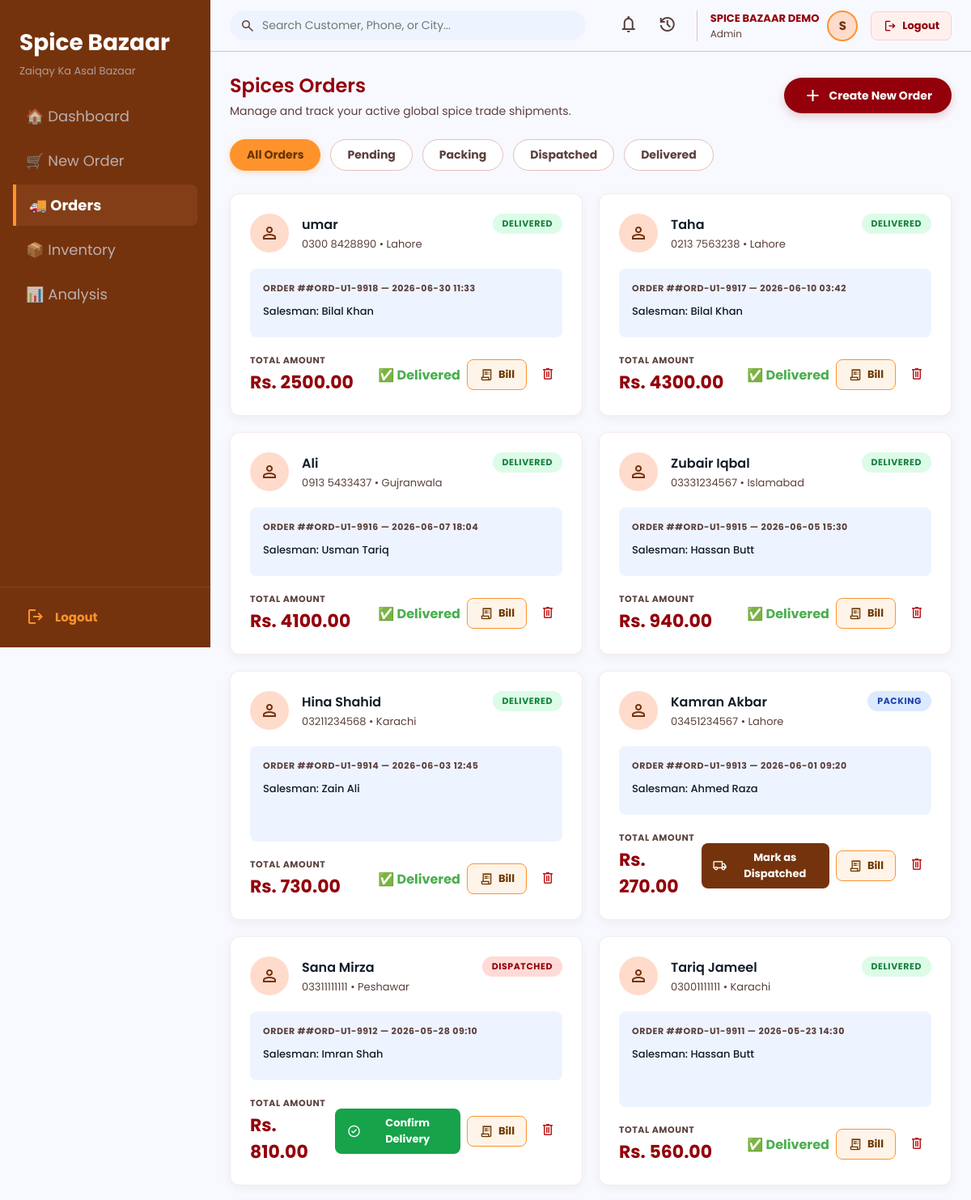
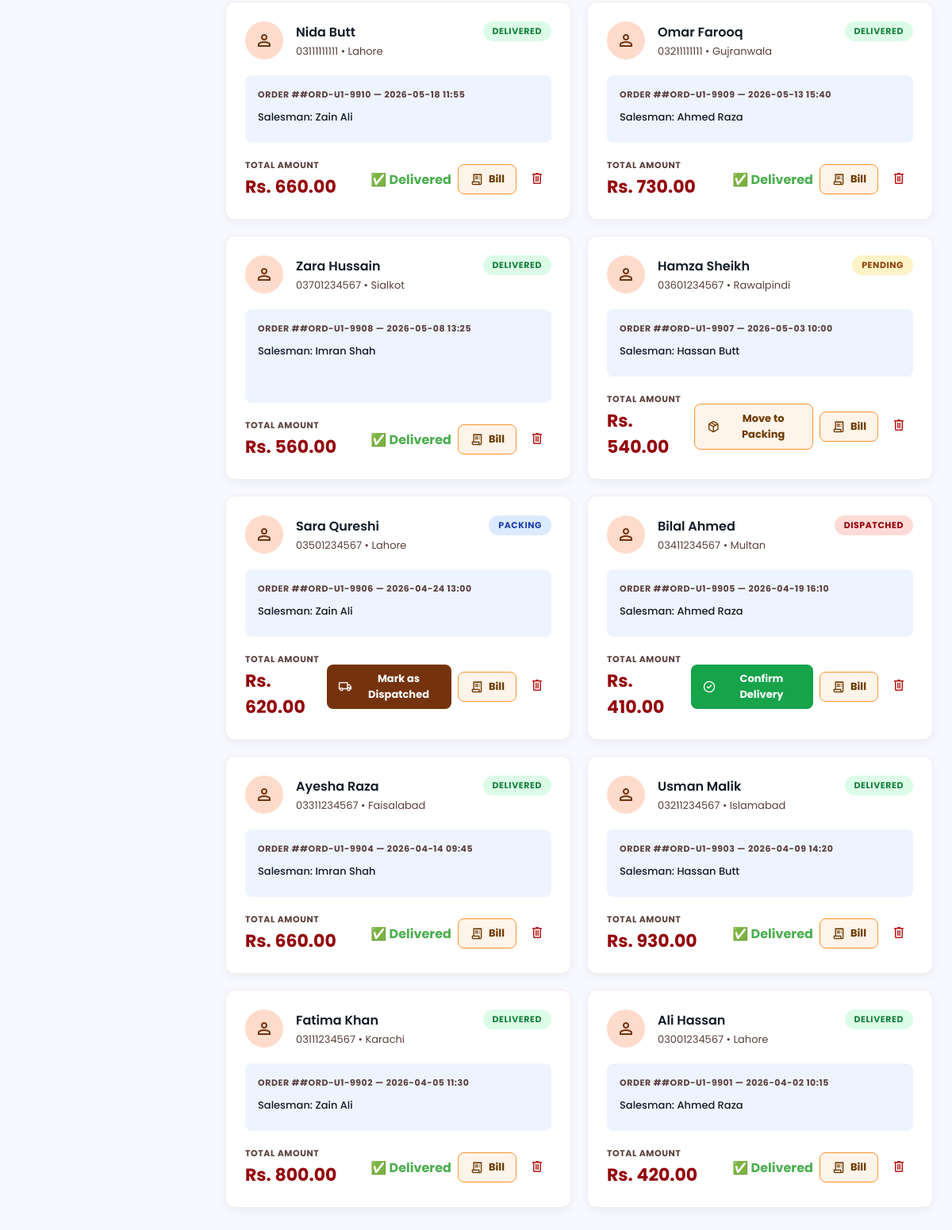
/orders (signed in), run on the app's committed database (2 pictures, top to bottom).
### tables this page shows
CREATE TABLE orders (
            id INTEGER PRIMARY KEY AUTOINCREMENT,
            user_id INTEGER NOT NULL,
            order_number TEXT UNIQUE,
            customer_name TEXT,
            phone TEXT,
            city TEXT,
            salesman TEXT,
            total_amount REAL DEFAULT 0,
            status TEXT DEFAULT 'Pending',
            created_at TEXT DEFAULT CURRENT_TIMESTAMP,
            FOREIGN KEY(user_id) REFERENCES users(id)
        );

### app.py (the view)
@app.route("/orders")
@login_required
def orders():
    conn = get_db()
    user_id = current_user_id()
    raw_orders = conn.execute(
        "SELECT * FROM orders WHERE user_id=? ORDER BY id DESC", (user_id,)
    ).fetchall()
    order_list = []
    for row in raw_orders:
        order = dict(row)
        order['display_time'] = order['created_at'][:16] if order.get('created_at') else ''
        order_list.append(order)
    conn.close()
    return render_template("order.html", orders=order_list)

### app.py (called while the page is built)
def get_db():
    conn = sqlite3.connect(DB_PATH)
    conn.row_factory = sqlite3.Row
    return conn

def login_required(route_function):
    @wraps(route_function)
    def wrapper(*args, **kwargs):
        if 'user_id' not in session:
            flash('Please login to access Spice Bazaar.', 'error')
            return redirect(url_for('login'))
        return route_function(*args, **kwargs)
    return wrapper

def current_user_id():
    return session['user_id']

### templates/order.html (shortened to what this page needs)
<!DOCTYPE html>
<html lang="en">
<head>
</head>
<body>
  <aside class="sidebar">
    <div class="sidebar-logo">
      <h1>Spice Bazaar</h1>
      <p>Zaiqay Ka Asal Bazaar</p>
    </div>
    <nav>
      <a href="{{ url_for('dashboard') }}" class="nav-link">
        🏠 Dashboard
      </a>
      <a href="{{ url_for('new_order') }}" class="nav-link">
        🛒 New Order
      </a>
      <a href="{{ url_for('orders') }}" class="nav-link active">
        🚚 Orders
      </a>
      <a href="{{ url_for('inventory') }}" class="nav-link">
        📦 Inventory
      </a>
      <a href="{{ url_for('analysis') }}" class="nav-link">
        📊 Analysis
      </a>
    </nav>
        <div class="sidebar-bottom">
        <a href="/logout" class="sidebar-bottom-link" style="color:#fe932c;font-weight:700;">
            <span class="material-symbols-outlined">logout</span> Logout
        </a>
    </div>
  </aside>
  <header class="topbar">
    <div class="search-box">
      <span class="material-symbols-outlined">search</span>
      <input type="text" id="order-search" placeholder="Search Customer, Phone, or City..." oninput="filterOrders()" />
    </div>
    <div class="topbar-right">
      <button class="icon-btn"><span class="material-symbols-outlined">notifications</span></button>
      <button class="icon-btn"><span class="material-symbols-outlined">history</span></button>
      <div style="display:flex;align-items:center;gap:10px;padding-left:16px;border-left:1px solid #e4beb9;margin-left:8px;">
        <div><div style="font-size:13px;font-weight:700;color:#93000b;text-transform:uppercase;">{{ session.get('full_name','Admin') }}</div>
        <div style="font-size:12px;color:#5b403d;">{{ session.get('role','Admin') }}</div></div>
        <div style="width:38px;height:38px;border-radius:50%;background-color:#ffdbcc;border:2px solid #fe932c;display:flex;align-items:center;justify-content:center;font-weight:700;color:#75330d;font-size:15px;">{{ session.get('full_name','A')[:1].upper() }}</div>
      </div>
      <a href="{{ url_for('logout') }}" style="display:flex;align-items:center;gap:6px;padding:7px 14px;background:#fff0ee;border:1.5px solid #ffcdd2;border-radius:8px;color:#93000b;font-size:13px;font-weight:700;text-decoration:none;margin-left:8px;">
        <span class="material-symbols-outlined" style="font-size:18px;">logout</span> Logout
      </a>
    </div>
  </header>
  <main class="main">
    <div class="page-header">
      <div>
        <h2> Spices Orders</h2>
        <p>Manage and track your active global spice trade shipments.</p>
      </div>
      <a href="{{ url_for('new_order') }}" class="new-order-btn" style="text-decoration:none;">
        <span class="material-symbols-outlined">add</span>
        Create New Order
      </a>
    </div>
    <div class="filter-chips">
      <button class="chip active">All Orders</button>
      <button class="chip">Pending</button>
      <button class="chip">Packing</button>
      <button class="chip">Dispatched</button>
      <button class="chip">Delivered</button>
    </div>
    <div class="orders-grid">
      {% for o in orders %}
      <div class="order-card" data-name="{{ o.customer_name|lower }}" data-phone="{{ o.phone }}" data-city="{{ o.city|lower }}" data-status="{{ o.status|lower }}">
        <div class="card-top">
          <div class="customer-info">
            <div class="customer-icon orange">
              <span class="material-symbols-outlined">person</span>
            </div>
            <div>
              <div class="customer-name">{{ o.customer_name }}</div>
              <div class="customer-contact">{{ o.phone }} • {{ o.city }}</div>
            </div>
          </div>
          <span class="status-badge status-{{ o.status.lower() }}">{{ o.status }}</span>
        </div>
        <div class="items-box">
          <div class="items-label">Order #{{ o.order_number }} — {{ o.display_time[:16] if o.display_time else "" }}</div>
          {% if o.salesman %}
          <div class="item-row"><span>Salesman: {{ o.salesman }}</span></div>
          {% endif %}
        </div>
        <div class="card-bottom">
          <div>
            <div class="total-label">Total Amount</div>
            <div class="total-amount">Rs. {{ "%.2f"|format(o.total_amount) }}</div>
          </div>
          <div class="card-actions">
            {% if o.status == "Pending" %}
            <form method="POST" action="/orders/update-status" style="display:inline;">
              <button type="submit" class="btn-orange">
                <span class="material-symbols-outlined" style="font-size:18px;">package_2</span>
                Move to Packing
              </button>
            </form>
            {% elif o.status == "Packing" %}
            <form method="POST" action="/orders/update-status" style="display:inline;">
              <button type="submit" class="btn-brown">
                <span class="material-symbols-outlined" style="font-size:18px;">local_shipping</span>
                Mark as Dispatched
              </button>
            </form>
            {% elif o.status == "Dispatched" %}
            <form method="POST" action="/orders/update-status" style="display:inline;">
              <button type="submit" class="btn-green">
                <span class="material-symbols-outlined" style="font-size:18px;">check_circle</span>
                Confirm Delivery
              </button>
            </form>
            {% else %}
            <span style="color:#4caf50;font-weight:bold;">✅ Delivered</span>
            {% endif %}
            <a href="/orders/bill/{{ o.id }}" class="btn-orange" style="text-decoration:none;" title="View Bill" target="_blank">
              <span class="material-symbols-outlined" style="font-size:18px;">receipt_long</span>
              Bill
            </a>
            <form method="POST" action="/orders/delete" style="display:inline;" onsubmit="return confirm('Delete order #{{ o.order_number }}? This cannot be undone.');">
              <button type="submit" class="btn-delete" title="Delete Order">
                <span class="material-symbols-outlined" style="font-size:20px;">delete</span>
              </button>
            </form>
          </div>
        </div>
      </div>
      {% else %}
      <div style="grid-column:1/-1;text-align:center;padding:60px;color:#999;">
        <p style="font-size:40px;margin-bottom:12px;">📦</p>
        <p>No orders yet. <a href="{{ url_for('new_order') }}" style="color:#93000b;font-weight:bold;">Create one →</a></p>
      </div>
      {% endfor %}
    </div>
  </main>
</body>
</html>

### data on the page
orders: customer_name "umar", phone "0300 8428890", city "Lahore", status "DELIVERED", order_number "#ORD-U1-9918", created_at "2026-06-30 11:33", salesman "Bilal Khan", total_amount "2500.00", shows "✅ Delivered"
orders: customer_name "Taha", phone "0213 7563238", city "Lahore", status "DELIVERED", order_number "#ORD-U1-9917", created_at "2026-06-10 03:42", salesman "Bilal Khan", total_amount "4300.00", shows "✅ Delivered"
orders: customer_name "Ali", phone "0913 5433437", city "Gujranwala", status "DELIVERED", order_number "#ORD-U1-9916", created_at "2026-06-07 18:04", salesman "Usman Tariq", total_amount "4100.00", shows "✅ Delivered"
orders: customer_name "Zubair Iqbal", phone "03331234567", city "Islamabad", status "DELIVERED", order_number "#ORD-U1-9915", created_at "2026-06-05 15:30", salesman "Hassan Butt", total_amount "940.00", shows "✅ Delivered"
orders: customer_name "Hina Shahid", phone "03211234568", city "Karachi", status "DELIVERED", order_number "#ORD-U1-9914", created_at "2026-06-03 12:45", salesman "Zain Ali", total_amount "730.00", shows "✅ Delivered"
orders: customer_name "Kamran Akbar", phone "03451234567", city "Lahore", status "PACKING", order_number "#ORD-U1-9913", created_at "2026-06-01 09:20", salesman "Ahmed Raza", total_amount "270.00"
orders: customer_name "Sana Mirza", phone "03311111111", city "Peshawar", status "DISPATCHED", order_number "#ORD-U1-9912", created_at "2026-05-28 09:10", salesman "Imran Shah", total_amount "810.00"
orders: customer_name "Tariq Jameel", phone "03001111111", city "Karachi", status "DELIVERED", order_number "#ORD-U1-9911", created_at "2026-05-23 14:30", salesman "Hassan Butt", total_amount "560.00", shows "✅ Delivered"
orders: customer_name "Nida Butt", phone "03111111111", city "Lahore", status "DELIVERED", order_number "#ORD-U1-9910", created_at "2026-05-18 11:55", salesman "Zain Ali", total_amount "660.00", shows "✅ Delivered"
orders: customer_name "Omar Farooq", phone "03211111111", city "Gujranwala", status "DELIVERED", order_number "#ORD-U1-9909", created_at "2026-05-13 15:40", salesman "Ahmed Raza", total_amount "730.00", shows "✅ Delivered"
orders: customer_name "Zara Hussain", phone "03701234567", city "Sialkot", status "DELIVERED", order_number "#ORD-U1-9908", created_at "2026-05-08 13:25", salesman "Imran Shah", total_amount "560.00", shows "✅ Delivered"
orders: customer_name "Hamza Sheikh", phone "03601234567", city "Rawalpindi", status "PENDING", order_number "#ORD-U1-9907", created_at "2026-05-03 10:00", salesman "Hassan Butt", total_amount "540.00"
orders: customer_name "Sara Qureshi", phone "03501234567", city "Lahore", status "PACKING", order_number "#ORD-U1-9906", created_at "2026-04-24 13:00", salesman "Zain Ali", total_amount "620.00"
orders: customer_name "Bilal Ahmed", phone "03411234567", city "Multan", status "DISPATCHED", order_number "#ORD-U1-9905", created_at "2026-04-19 16:10", salesman "Ahmed Raza", total_amount "410.00"
orders: customer_name "Ayesha Raza", phone "03311234567", city "Faisalabad", status "DELIVERED", order_number "#ORD-U1-9904", created_at "2026-04-14 09:45", salesman "Imran Shah", total_amount "660.00", shows "✅ Delivered"
orders: customer_name "Usman Malik", phone "03211234567", city "Islamabad", status "DELIVERED", order_number "#ORD-U1-9903", created_at "2026-04-09 14:20", salesman "Hassan Butt", total_amount "930.00", shows "✅ Delivered"
orders: customer_name "Fatima Khan", phone "03111234567", city "Karachi", status "DELIVERED", order_number "#ORD-U1-9902", created_at "2026-04-05 11:30", salesman "Zain Ali", total_amount "800.00", shows "✅ Delivered"
orders: customer_name "Ali Hassan", phone "03001234567", city "Lahore", status "DELIVERED", order_number "#ORD-U1-9901", created_at "2026-04-02 10:15", salesman "Ahmed Raza", total_amount "420.00", shows "✅ Delivered"

### other printed values
{{ session.get('full_name','Admin') }} "SPICE BAZAAR DEMO"
{{ session.get('role','Admin') }} "Admin"
{{ session.get('full_name','A')[:1].upper() }} "S"
